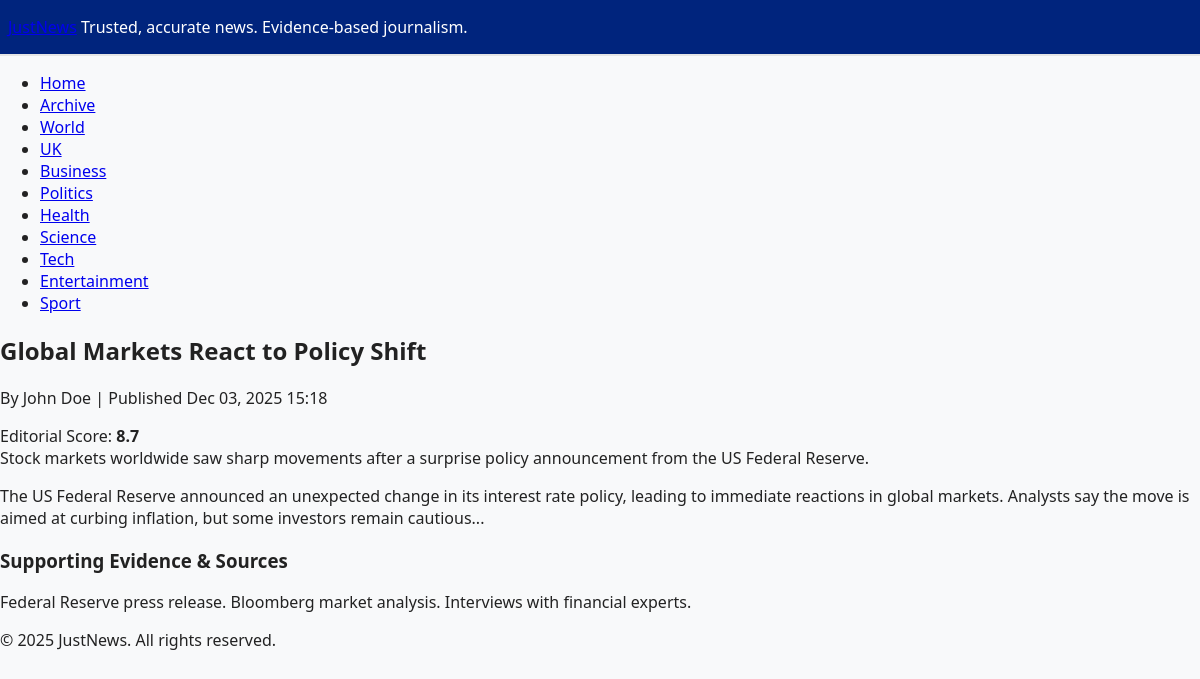
Page /article/global-markets-policy-shift/ on the committed database.
### news/models.py (models this page shows, shortened)
class Article(models.Model):
    title = models.CharField(max_length=200)
    slug = models.SlugField(unique=True)
    summary = models.TextField()
    body = models.TextField()
    published_at = models.DateTimeField(auto_now_add=True)
    updated_at = models.DateTimeField(auto_now=True)
    author = models.CharField(max_length=100)
    score = models.FloatField(help_text="Editorial score (accuracy, trust)")
    evidence = models.TextField(help_text="Supporting evidence, sources, fact-checks")
    is_featured = models.BooleanField(default=False)
    CATEGORY_CHOICES = [
        ("world", "World"),
        ("uk", "UK"),
        ("business", "Business"),
        ("politics", "Politics"),
        ("health", "Health"),
        ("science", "Science"),
        ("technology", "Tech"),
        ("entertainment", "Entertainment"),
        ("sport", "Sport"),
    ]
    category = models.CharField(
        max_length=20, choices=CATEGORY_CHOICES, default="world"
    )
    class Meta:
        ordering = ["-published_at"]

### news/views.py (the view)
# urls.py: path("article/<slug:slug>/", views.article_detail, name="article_detail"),
def article_detail(request, slug):
    article = get_object_or_404(Article, slug=slug)
    return render(
        request,
        "news/article_detail.html",
        {
            "article": article,
        },
    )

### news/templates/news/article_detail.html (shortened to what this page needs)
{% extends "news/base.html" %}
{% block content %}
<article class="news-article">
    <h2>{{ article.title }}</h2>
    <p class="meta">By {{ article.author }} | Published {{ article.published_at|date:"M d, Y H:i" }}</p>
    <div class="score">Editorial Score: <strong>{{ article.score }}</strong></div>
    <div class="summary">{{ article.summary }}</div>
    <div class="body">{{ article.body|linebreaks }}</div>
    <section class="evidence">
        <h3>Supporting Evidence & Sources</h3>
        <div>{{ article.evidence|linebreaks }}</div>
    </section>
</article>
{% endblock %}

### static/css/style.css (style rules this page uses)
body { font-family: "Segoe UI", "Arial", sans-serif; background: #f8f9fa; color: #222; margin: 0; padding: 0; }

### rows in the picture
Article: title "Global Markets React to Policy Shift", author "John Doe", published_at "Dec 03, 2025 15:18", score "8.7", summary "Stock markets worldwide saw sharp movements after a surprise policy announcement from the US Federal Reserve.", body "The US Federal Reserve announced an unexpected change in its interest rate policy, leading to immediate reactions in global markets. Analysts say the move is aimed at curbing inflation, but some investors remain cautious...", evidence "Federal Reserve press release. Bloomberg market analysis. Interviews with financial experts."
